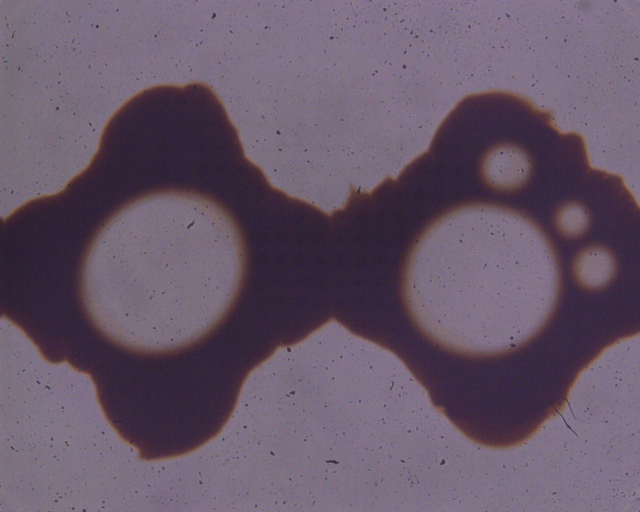
#> input picture test/ts3_0000012622.tif, 1280 x 1024 px (shown at 1/2 size)
$ python findCurvatureRadii_res.py   (older library calls are emulated)
#> lines starting #> are read from the running program, lines starting #| are printed output that depends on the picture; after the words box and inside, x2 and y2 are one past the last pixel; in counts of white or black regions, pixels touching at a corner belong together
### src/findCurvatureRadii2.py
# -*- coding: utf-8 -*-

"""
http://www.scipy.org/Cookbook/Least_Squares_Circle
"""

#from numpy import *
import numpy as np

# == METHOD 3 ==
from scipy      import  odr

method_3  = "odr"

def calc_R(c,x,y):
    """ calculate the distance of each 2D points from the center c=(xc, yc) """
    return np.sqrt((x-c[0])**2 + (y-c[1])**2)

def f_3(beta, x):
    """ implicit function of the circle """
    xc, yc, r = beta
    return (x[0]-xc)**2 + (x[1]-yc)**2 -r**2
    #return sqrt((x[0]-xc)**2 + (x[1]-yc)**2) - r

def calc_estimate(data):
    """ Return a first estimation on the parameter from the data  """
    xc0, yc0 = data.x.mean(axis=1)
    r0 = np.sqrt((data.x[0]-xc0)**2 +(data.x[1] -yc0)**2).mean()
    #r0 = ((data.x[0]-xc0)**2 +(data.x[1] -yc0)**2).mean()
    return xc0, yc0, r0

def findCurvatureR(x,y):
    # for implicit function :
    #       data.x contains both coordinates of the points
    #       data.y is the dimensionality of the response
    lsc_data  = odr.Data(np.row_stack([x, y]), y=1)
    lsc_model = odr.Model(f_3, implicit=True, estimate=calc_estimate)
    lsc_odr   = odr.ODR(lsc_data, lsc_model)
    lsc_out   = lsc_odr.run()

    xc_3, yc_3, R_3 = lsc_out.beta
    Ri_3       = calc_R([xc_3, yc_3],x,y)
    residu_3   = sum((Ri_3 - R_3)**2)
    residu2_3  = sum((Ri_3**2-R_3**2)**2)
    #ncalls_3   = f_3.ncalls

    #print ('lsc_out.sum_square = ',lsc_out.sum_square)
    return( [xc_3, yc_3, R_3])


# generate a circle
# [6 lines left out: function getCircle, not called in this run]


# test
# [21 lines that do not run on import are left out]


### src/findCurvatureRadii_res.py
# -*- coding: utf-8 -*-
"""
This program is to find the curvature radii along the oil blob perimeter.
It studies only the oil blob on the left hand side.
The figure will be cut in half and the right hand side half image would
be abandoned.


Created on Thu Feb 27 21:27:19 2020

@author: ningyu
"""

import cv2
import numpy as np
import matplotlib.pyplot as plt
import scipy.optimize as optimize

from findCurvatureRadii2 import findCurvatureR

# show image
def imshow(img,showresult=True,name='result',x=800,y=600):
    if not showresult:
        return

    cv2.namedWindow(str(name),cv2.WINDOW_NORMAL);
    cv2.imshow(str(name),img);
    cv2.resizeWindow(str(name), x,y);
    cv2.waitKey(0);
    cv2.destroyAllWindows();


# Get the oil blob perimeter
def findOilBlob(filename,threshold=127,iterations=[2,8,6],showresult=False):
    #filename = "test.jpg"
#> called with filename = '../test/ts3_0000012622.tif', threshold = 127, showresult = False
    print("Reading image : ", filename)
    imReference = cv2.imread(filename, cv2.IMREAD_COLOR)
#> imReference is the input picture: shape (1024, 1280, 3); mean B, G, R 105.3, 87, 102.9

    '''
    # filter image
    imReference = cv2.bilateralFilter(imReference,5,40,40)
    '''

    # convert to grayscale
    imgray = cv2.cvtColor(imReference, cv2.COLOR_BGR2GRAY)
    #imgSPLIT = cv2.split(imReference);
    #imgray = imgSPLIT[1];
    imshow(imgray,showresult)

    # filter image
    imgray = cv2.bilateralFilter(imgray,5,40,40)

    # cut half of the image
    # use only the LHS
    imgray = imgray[:,0:int(imgray.shape[1]/2)];
#> imgray: shape (1024, 640)

    # cut image edges
    imReference = imReference[2:-2,2:-2,:]
#> imReference: shape (1020, 1276, 3)


    # denoise
    imgray = cv2.fastNlMeansDenoising(imgray,None,10,7,21);

    # erode and dilate
    kernel = np.ones((5,5),np.uint8)
    dilation = cv2.dilate(imgray,kernel,iterations = iterations[0])
    erosion = cv2.erode(dilation,kernel,iterations = iterations[1])
    imshow(erosion,showresult);
    dilation = cv2.dilate(erosion,kernel,iterations = iterations[2])
    imshow(dilation,showresult);

    # get the contours
    #ret, thresh = cv2.threshold(dilation, 127, 255, 0)
    ret, thresh = cv2.threshold(dilation, 127, 255, cv2.THRESH_OTSU)
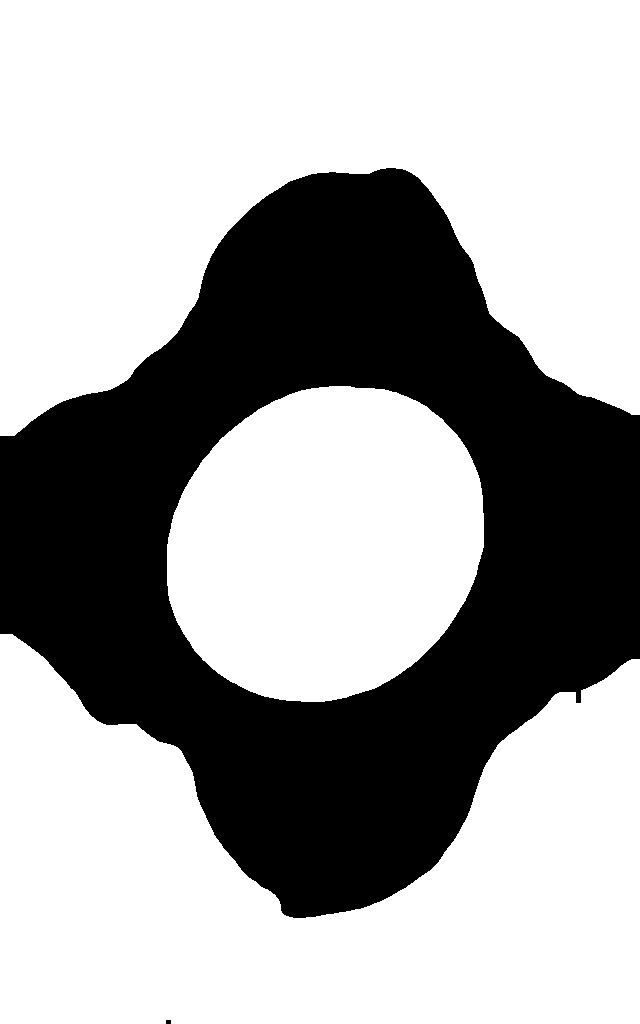
#> thresh: shape (1024, 640); 65.1% white; 2 black regions
#> ret = 80
    tmpim, contours, hierarchy = cv2.findContours(thresh, method=cv2.RETR_TREE, \
                                              mode=cv2.CHAIN_APPROX_SIMPLE)
#> contours = 3 contours; box (x1, y1, x2, y2) and area: (0, 0, 640, 436) 190768, (0, 634, 640, 1024) 154431, (167, 386, 484, 702) 78529
    cv2.drawContours(imgray, contours, contourIdx = -1, color=(255,0,0), \
                     thickness=4)
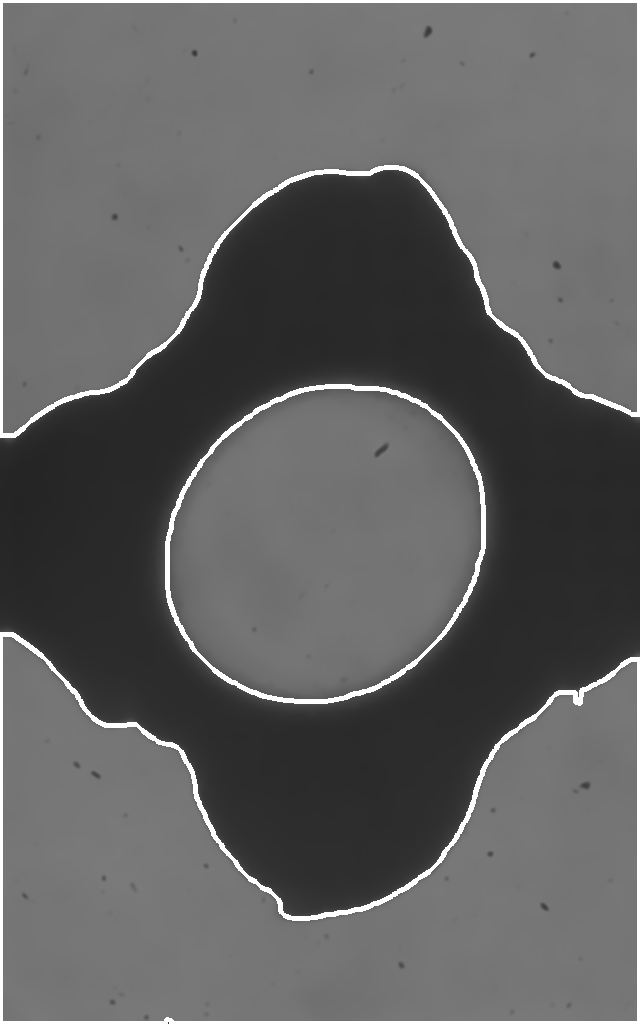
#> imgray: shape (1024, 640); min 36, max 255, mean 96.5
    imshow(imgray,showresult);

    # First, the real interfaces have a lot of points.
    # Abandon the contours with only several points.
    # Keep only the longest contours.
    contours = sorted(contours,key=len);
    contours = contours[0:3];

    # Then, there are three longest contours found:
    # 1. the upper glass, average y value largest
    # 2. the lower glass, average y value smallest
    # 3. the oil blob, average y values in the middle
    #
    # keep the oil blob
    def yavg(x):
        y = np.zeros(3);
        for i in range(3):
            y[i] = np.mean(x[:,:,1])
        #print(y)
        return(np.mean(y))
    contours = sorted(contours,key=yavg)
#> after the loop in yavg, `for i in range(3):`: y = [549.2, 549.2, 549.2]
    '''
    # test if the contours have been sorted based on the average y value
    y = np.zeros(3);
    for i in range(len(contours)):
        y[i] = np.mean(contours[i][:,:,1])
    print(y)
    '''

    return (imgray,contours)

# Function of a circle
def funcCircle(para,x,y):
    return( (x-para[0])**2 + (y-para[1])**2 - para[2]**2)
    #return( np.sqrt((x-para[0])**2 + (y-para[1])**2) - para[2])


# from a set of x y values, fit a circle
# [16 lines left out: function findCircle, not called in this run]

# find Curvature
def findCurvatureRadius(points,window=5):
    # number of points
    N = points.shape[0];

    # window length used to fit the circle
    n = window;

    print(N)
    # fitted circle
    result = np.zeros([N,3]);

    for i in range(N):
        if i < N-n:
            indx = np.arange(i,(i+n))
        else:
            indx = np.concatenate((np.arange(i,N),np.arange(0,i+n-N)))
        #result[i,:] = findCircle(points[indx,:]);
        x = points[indx,0]
        y = points[indx,1]
        result[i,:] = findCurvatureR(x,y)
    return( result )


# Function of a eclipse
def funcEclipse(para,x,y):
    return( (((x-para[0])*np.cos(para[4])+(y-para[1])*np.sin(para[4]))/para[2])**2 \
             + ((-(x-para[0])*np.sin(para[4])+(y-para[1])*np.cos(para[4]))/para[3])**2 \
             - 1 )
    #return( np.sqrt((x-para[0])**2 + (y-para[1])**2) - para[2])

'''
# from a set of x y values, fit a eclipse
input:
    points: n x 2, np.array
output:
        : list:
            x0:     x coordinate of eclipse
            y0:     y coordinate of eclipse
            a:      semi-major axis
            b:      semi-minor axis
            theta:  tilt angle
'''
def findEclipse(points):
    try:
        x = points[:,0];
        y = points[:,1];
        x_guess = (max(x)+min(x))/2;
        y_guess = (max(y)+min(y))/2;
        R_guess = ( max(y)-min(y) ) / 2;
        guess = np.array([x_guess,y_guess,R_guess,R_guess,0]);
        #print(guess)
        lower_bounds = [min(x),min(y),0,0,0]
        upper_bounds = [max(x),max(y),max(max(x),max(y))/2,max(max(x),max(y))/2,2*np.pi]
        bounds = (lower_bounds,upper_bounds)
    except:
        raise Exception(points.shape)
    return(optimize.least_squares(fun=funcEclipse,x0=guess, \
                                  xtol = 1e-12,bounds=bounds,args=(x,y)).x)


# generate a circle
def generateCircle(xyr,n=100):
    theta = np.linspace(0,2*np.pi,n);
    x = xyr[0] + xyr[2] * np.cos(theta)
    y = xyr[1] + xyr[2] * np.sin(theta)
    return(x,y)

# compute the arctangent from xy coordinates
def atan(x,y,x0=0,y0=0):
    n = len(x);
    x = x-x0;
    y = y-y0;
    if n != len(y):
        raise('The length of x and length of y should be the same!')

    theta = np.zeros(n);
    for i in range(n):
        if x[i] == 0 and y[i] == 0:
            theta[i] = 0
        elif x[i] == 0 and y[i] > 0:
            theta[i] = np.pi/2
        elif x[i] == 0 and y[i] < 0:
            theta[i] = np.pi*3/2
        elif y[i] == 0 and x[i] > 0:
            theta[i] = 0
        elif y[i] == 0 and x[i] < 0:
            theta[i] = np.pi

        elif x[i] >= 0 and y[i] >= 0:
            theta[i] = np.arctan(y[i]/x[i]);
        elif x[i] >= 0 and y[i] < 0:
            theta[i] = 2 * np.pi - np.arctan(abs(y[i]/x[i]));
        elif x[i] < 0 and y[i] >= 0:
            theta[i] = np.pi - np.arctan(abs(y[i]/x[i]))
        elif x[i] < 0 and y[i] < 0:
            theta[i] = np.pi + np.arctan(abs(y[i]/x[i]))
    return(theta)


# low-pass filter
from scipy.signal import butter, lfilter, freqz
# [10 lines left out: functions butter_lowpass, butter_lowpass_filter, not called in this run]


# averaging filter
def avgFilter(data,window):
    data1 = np.zeros(data.shape)
    for i in range(len(data)):
        if i < window-1:
            data1[i] = (sum(data[(i-window+1):])+sum(data[0:i+1]))/window
            #print(i)
            #print(data[(i-window+1):],data[0:i+1])

        else:
            data1[i] = np.mean(data[(i-window):(i)])
            #print(i-window,i)
            #print(data[i-window:i])
    return(data1)


# test
if __name__ == '__main__':
    workpath = '../test';
    filename = 'ts3_0000012622.tif';
    thre = 127;
    iteration = [1,5,4]
    showresult = False;
    #window = [18,20,25]
    window = [20]

    filename = workpath +"/" + filename
    cha1,contours = findOilBlob(filename,iterations=iteration,showresult=showresult);
    #cv2.drawContours(cha1, contours, contourIdx = -1, color=(255,0,0), \
    #                 thickness=4)
    #imshow(cha1)

    oilcontour = contours[1][:,0,:].astype(float);
#> oilcontour = 177 pairs, first value 167 to 483, second value 386 to 701
    oilcontour0 = np.copy(oilcontour)
#> oilcontour0 has the same summary as oilcontour

    '''
    # low pass filter
    oilcontour[:,0] = butter_lowpass_filter(oilcontour[:,0], cutoff, fs, order)
    oilcontour[:,1] = butter_lowpass_filter(oilcontour[:,1], cutoff, fs, order)
    '''

    # filter and subsample
    freqratio = 3;
    # averaging filter
    oilcontour[:,0] = avgFilter(oilcontour[:,0], int(freqratio))
    oilcontour[:,1] = avgFilter(oilcontour[:,1], int(freqratio))
    # subsample
    ind = np.arange(0,int(len(oilcontour)/freqratio));
#> ind = 59 values from 0 to 58
    oilcontour = oilcontour[ind*freqratio]
#> oilcontour = 59 pairs, first value 167.3 to 482.7, second value 386.7 to 700


    # plot the oil blob
    plt.figure()
    plt.plot(oilcontour[:,0],oilcontour[:,1],'s',label='subsampled oil contour')
    plt.plot(oilcontour0[:,0],oilcontour0[:,1],'rs',label='oil contour')
    #plt.axis('square')
    #plt.title('oil blob')

    # find the ecliptical fit
    eclps = findEclipse(oilcontour)
#> in findEclipse, `x = points[:,0];`: x = 59 values, max 482.7 at index 48, min 167.3 at index 17, mean 322.3
#> in findEclipse, `y = points[:,1];`: y = 59 values, max 700 at index 30, min 386.7 at index 0, mean 549.2
#> in findEclipse, `x_guess = (max(x)+min(x))/2;`: x_guess = 325
#> in findEclipse, `y_guess = (max(y)+min(y))/2;`: y_guess = 543.3
#> in findEclipse, `R_guess = ( max(y)-min(y) ) / 2;`: R_guess = 156.7
#> in findEclipse, `guess = np.array([x_guess,y_guess,R_guess,R_guess,0]);`: guess = [325, 543.3, 156.7, 156.7, 0]
#> in findEclipse, `lower_bounds = [min(x),min(y),0,0,0]`: lower_bounds = [167.3, 386.7, 0, 0, 0]
#> in findEclipse, `upper_bounds = [max(x),max(y),max(max(x),max(y))/2,max(max(x),max(y))/..`: upper_bounds = [482.7, 700, 350, 350, 6.28]
#> in findEclipse, `bounds = (lower_bounds,upper_bounds)`: bounds = ([167.3, 386.7, 0, 0, 0], [482.7, 700, 350, 350, 6.28])
#> eclps = [325.4, 542.9, 169.3, 147.8, 5.51]

    theta = np.linspace(0,2*np.pi,60)
    X = eclps[2]*np.cos(theta);
#> X = 60 values, max 169.3 at index 0, min -169 at index 29, mean 2.82
    Y = eclps[3]*np.sin(theta);
#> Y = 60 values, max 147.7 at index 15, min -147.7 at index 44, mean 4.82e-17
    x = eclps[0] + X*np.cos(eclps[4])-Y*np.sin(eclps[4])
#> x = 60 values, max 484.4 at index 7, min 166.3 at index 36, mean 327.4
    y = eclps[1] + X*np.sin(eclps[4])+Y*np.cos(eclps[4])
#> y = 60 values, max 701.5 at index 23, min 384.3 at index 52, mean 541
    plt.plot(x,y,'r-',label='fitted eclipse')
    plt.axis('square')
    plt.title('oil blob')
    plt.legend()

    eclpsxy = np.array([x,y]).transpose()
#> eclpsxy = 60 pairs, first value 166.3 to 484.4, second value 384.3 to 701.5


    for lp0 in window:

        curvatureradius = findCurvatureRadius(oilcontour,window=lp0);
        curvatureeclps = findCurvatureRadius(eclpsxy,window=lp0);

        tmpcha = np.copy(cha1)
        for i in range(len(curvatureradius[:,0])):
            #if np.mod(i,10)!=0:
            #    continue
            x,y = generateCircle(curvatureradius[i,:],300)
            try:
                tmpcha[y.astype(int),x.astype(int)] = 0;
            except:
                pass
        plt.imsave(workpath+'/pore'+str(lp0)+'.jpg',tmpcha)

        fig = plt.figure()
        plt.plot(eclpsxy[:,0],eclpsxy[:,1])
        for i in range(len(curvatureeclps[:,0])):
            #if np.mod(i,10)!=0:
            #    continue
            x,y = generateCircle(curvatureeclps[i,:],300)
            try:
                #tmpcha[y.astype(int),x.astype(int)] = 0;
                plt.plot(x,y)
            except:
                pass
        plt.axis('square')
        plt.savefig(workpath+'/eclipse'+str(lp0)+'.jpg')


        # compute the phase angle of each point on the oil-water interface
        theta = atan(oilcontour[:,0],oilcontour[:,1], \
                     (max(oilcontour[:,0])+min(oilcontour[:,0]))/2, \
                     (max(oilcontour[:,1])+min(oilcontour[:,1]))/2)

        # compute the phase angle of each point on the oil-water interface
        thetaeclps = atan(eclpsxy[:,0],eclpsxy[:,1], \
                     (max(eclpsxy[:,0])+min(eclpsxy[:,0]))/2, \
                     (max(eclpsxy[:,1])+min(eclpsxy[:,1]))/2)

        '''
        plt.figure()
        plt.plot(curvatureradius[:,2],'rs-')
        #plt.plot(y,'rs-')
        #plt.plot(yavg,'rs-')
        plt.xlabel('index')
        plt.ylabel('curvature radius')
        plt.title('radius')
        '''

        thetaeclps1 = np.roll(thetaeclps,int((freqratio+lp0)/2))
        plt.figure()
        plt.plot(theta*180/np.pi,curvatureradius[:,2],'rs',label='oil blob')
        plt.plot(thetaeclps1*180/np.pi,curvatureeclps[:,2],'b+',label='fitted eclipse')
        #kappa = 2/((eclps[2]*np.sin(theta+eclps[4]))**2+(eclps[3]*np.sin(theta+eclps[4]))**2)**(3/2)
        R = ((eclps[2]*np.sin(theta+eclps[4]))**2+(eclps[3]*np.cos(theta+eclps[4]))**2)**(3/2) / eclps[2] / eclps[3]
        theta1 = np.roll(theta,int((freqratio-lp0)/2))
        plt.plot(theta1*180/np.pi, R,'b-',label='analitycal eclipse')

        plt.xlabel('phase angle')
        plt.ylabel('curvature radius')
        plt.title('radius')
        plt.legend()


        plt.figure()
        plt.hist(curvatureradius[:,2],bins=10)
        plt.title('radius')


        plt.figure()
        # semimajor axis coordinate
        x=oilcontour[:,0]*np.cos(eclps[4]) - oilcontour[:,1]*np.sin(eclps[4]);
        plt.plot(x,curvatureradius[:,2],'bs-',label='curvature radius')
        plt.plot(x,theta*180/np.pi,label='phase angle')
        plt.xlabel('semi-major axis coordinate')
        #plt.ylabel()
        plt.legend()

        plt.figure()
        # semimajor axis coordinate
        x=oilcontour[:,0]*np.cos(eclps[4]) - oilcontour[:,1]*np.sin(eclps[4]);
        plt.loglog((1+((eclps[2]/eclps[3])**2-1)*x**2),curvatureradius[:,2],'bs-',label='curvature radius')
        plt.xlabel('semi-major axis coordinate')
        plt.legend()
#> this loop made 1 pass
#> pass 1, `plt.imsave(workpath+'/pore'+str(lp0)+'.jpg',tmpcha)`:
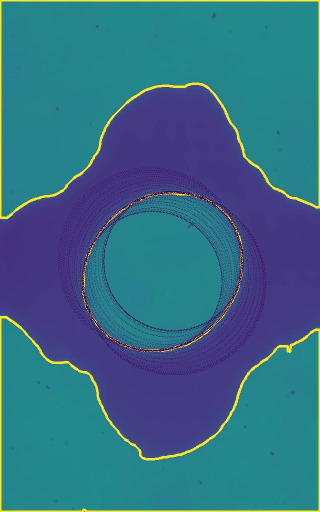
#> saved as pore20.jpg: shape (1024, 640, 3) (shown at 1/2 size); mean R, G, B 53.2, 108.9, 133.6
#> pass 1, `plt.savefig(workpath+'/eclipse'+str(lp0)+'.jpg')`:
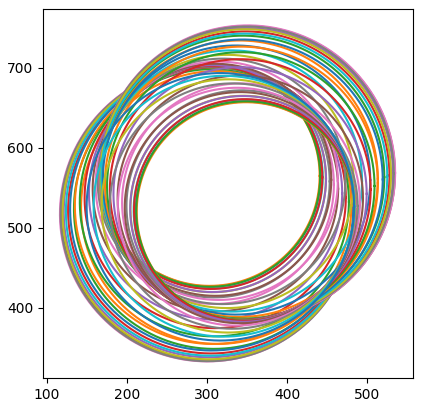
#> figure drawn by matplotlib, 1 panel
#> after the loop:
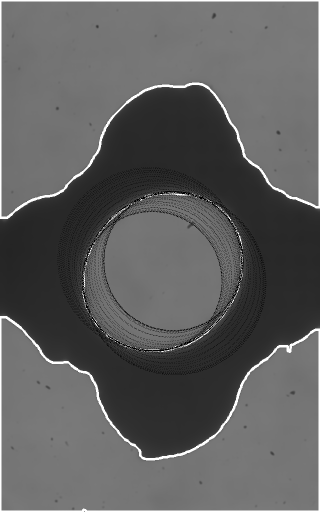
#> tmpcha: shape (1024, 640) (shown at 1/2 size); min 0, max 255, mean 94.2

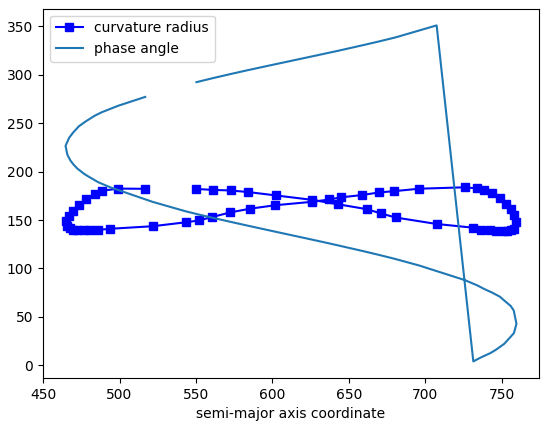
#> figure drawn by matplotlib, 1 panel
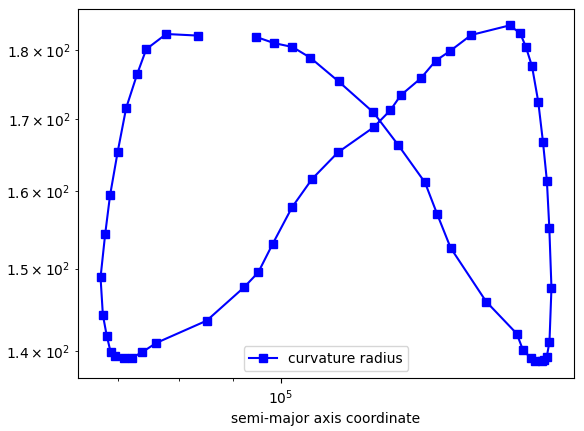
#> figure drawn by matplotlib, 1 panel
